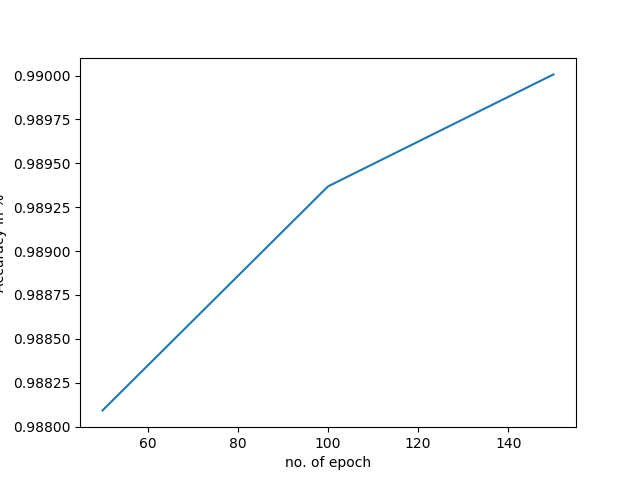

This chart was generated by the following Python code:
from matplotlib import pyplot as plt
import os
import os.path
import argparse
import h5py
import pickle
import numpy as np
from sklearn.model_selection import GridSearchCV
from sklearn.neural_network import MLPClassifier
from sklearn.model_selection import train_test_split
parser = argparse.ArgumentParser()
parser.add_argument("--data", type = str  )
parser.add_argument("--plots_save_dir", type = str )
args = parser.parse_args()

def load_h5py(filename):
	with h5py.File(filename, 'r') as hf:
		X = hf['X'][:]
		Y = hf['Y'][:]
	return X, Y


X,Y = load_h5py(args.data)
X_new = []
for i in X:
	X_new.append(i.reshape(784))

X = np.array(X_new)

Y_new = []
for i in Y:
	if i==9:
		Y_new.append([1,0])
	else:
		Y_new.append([0,1])

y = np.array(Y_new)

X_train, X_test, y_train, y_test = train_test_split(X, y, test_size=0.33, random_state=42, shuffle =False)
print y_test.shape

output=[]
max_iter = [50,100,150]
for i in max_iter:
	parameters = {'learning_rate_init':[0.0001,0.001,0.01,0.1]}
	clf = MLPClassifier(hidden_layer_sizes=(100,50), activation='logistic',max_iter = i)
	clf = GridSearchCV(clf, parameters)
	clf = clf.fit(X,y)
	print clf
	#ttt= clf.predict_proba(X_test)
	ttt= clf.predict(X_test)
	count = 0
	for s,i in enumerate(ttt):
		t = np.argmax(i)
		if(y_test[s][t]==1):		
			count=count+1
	temp = count/float(len(X_test))
	output.append(temp)
	print temp

fig = plt.figure()
plt.plot(max_iter,output)
plt.ylabel('Accuracy in %')
plt.xlabel('no. of epoch')
plt.savefig('ques2a.png')	

